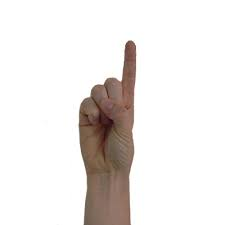
#> input picture database/1.jpg, 225 x 225 px, found by its file name
$ python test_1.py   (older library calls are emulated)
#> lines starting #> are read from the running program, lines starting #| are printed output that depends on the picture; after the words box and inside, x2 and y2 are one past the last pixel; in counts of white or black regions, pixels touching at a corner belong together
import cv2
import  numpy as np
import math
from gtts import gTTS
import os

frame=cv2.imread('C:\\Users\\Prateek\\Desktop\\hand\\1.jpg')
#> frame is the input picture: shape (225, 225, 3); mean B, G, R 229.5, 231.6, 235.7
# [14 lines of commented-out code are left out]
blur = cv2.GaussianBlur(frame, (3, 3), 0)

    # Change color-space from BGR -> HSV
hsv = cv2.cvtColor(blur, cv2.COLOR_BGR2HSV)
#> hsv: shape (225, 225, 3); mean H, S, V 6.3, 12.9, 235.7

    # Create a binary image with where white will be skin colors and rest is black
mask2 = cv2.inRange(hsv, np.array([2, 0, 0]), np.array([20, 255, 255]))
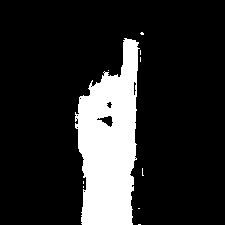
#> mask2: shape (225, 225); 16.3% white; 10 white regions (9 under 20 px), largest, box (x1, y1, x2, y2) and area: (75, 38, 140, 225) 8229

    # Kernel for morphological transformation
kernel = np.ones((5, 5))

    # Apply morphological transformations to filter out the background noise
dilation = cv2.dilate(mask2, kernel, iterations=1)
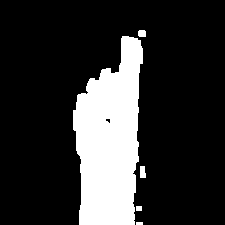
#> dilation: shape (225, 225); 19.1% white; 5 white regions, box (x1, y1, x2, y2) and area: (73, 36, 143, 225) 9509, (140, 166, 146, 178) 65, (138, 30, 146, 37) 53, (136, 206, 142, 211) 30, (136, 222, 143, 225) 21
erosion = cv2.erode(dilation, kernel, iterations=1)
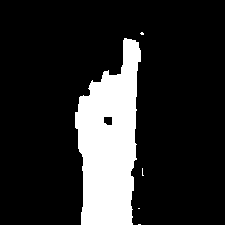
#> erosion: shape (225, 225); 16.7% white; 5 white regions (4 under 20 px), largest, box (x1, y1, x2, y2) and area: (75, 38, 141, 225) 8449

    # Apply Gaussian Blur and Threshold
filtered = cv2.GaussianBlur(erosion, (3, 3), 0)
ret, thresh = cv2.threshold(filtered, 100, 255, 0)
#> thresh: shape (225, 225); 16.8% white; 4 white regions (3 under 20 px)

    # Show threshold image
cv2.imshow("Thresholded", thresh)

    # Find contours
contours, hierarchy = cv2.findContours(thresh, cv2.RETR_TREE, cv2.CHAIN_APPROX_SIMPLE)
#> contours = 5 contours, 3 with area under 20; largest, box (x1, y1, x2, y2) and area: (75, 38, 141, 225) 8280, (103, 116, 113, 126) 67


contour = max(contours, key=lambda x: cv2.contourArea(x))
#> contour = contour of 116 points, box (x1, y1, x2, y2) (75, 38, 141, 225), area 8280

        # Create bounding rectangle around the contour
#x, y, w, h = cv2.boundingRect(contour)
#cv2.rectangle(crop_image, (x, y), (x + w, y + h), (0, 0, 255), 0)

        # Find convex hull
hull = cv2.convexHull(contour)
#> hull = contour of 14 points, box (x1, y1, x2, y2) (75, 38, 141, 225), area 9592
#final=cv2.drawContours(edged,hull,-1,(255,255,255),3)
#print(final)


        # Draw contour
drawing = np.zeros(frame.shape, np.uint8)
cv2.drawContours(drawing, [contour], -1, (0, 255, 0), 0)
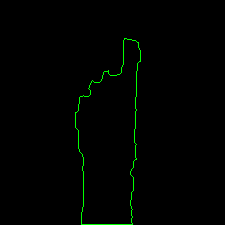
#> drawing: shape (225, 225, 3); mean of channels 0, 1, 2 0, 2.4, 0; drawn as B, G, R
cv2.drawContours(drawing, [hull], -1, (0, 0, 255), 0)
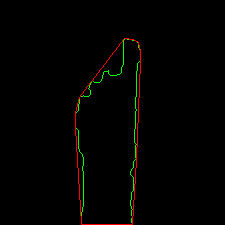
#> drawing: shape (225, 225, 3); 0.86% of pixels changed, all inside (x1, y1, x2, y2) = (75, 38, 141, 225); drawn as B, G, R

        # Find convexity defects
hull = cv2.convexHull(contour, returnPoints=False)
#> hull = [115, 113, 111, 109, 105, 104, 86, 62, 61, 45, 44, 39, 25, 0]
#cv2.imshow('hull',hull)
defects = cv2.convexityDefects(contour, hull)
#> defects = [[0, 25, 7, 4690], [25, 39, 33, 1792], [39, 44, 42, 610], [45, 61, 52, 1570], [62, 86, 80, 1344], [86, 104, 100, 919], [105, 109, 108, 310], [109, 111, 110, 142], [111, 113, 112, 186], [113, 115, 114, 201]]
print(len(defects))
#| 10
value=len(defects)
#> value = 10
'''if(value==17):
    mytext='A'
    language='en'
    myobj = gTTS(text=mytext, lang=language, slow=False)
elif(value==13):
    mytext='B'
    language='en'
    myobj = gTTS(text=mytext, lang=language, slow=False)
elif(value==25):
    mytext='C'
    language='en'
    myobj = gTTS(text=mytext, lang=language, slow=False)
elif(value==16):
    mytext='D'
    language='en'
    myobj = gTTS(text=mytext, lang=language, slow=False)
elif(value==15):
    mytext='F'
    language='en'
    myobj = gTTS(text=mytext, lang=language, slow=False)
elif(value==20):
    mytext='G'
    language='en'
    myobj = gTTS(text=mytext, lang=language, slow=False)
elif(value==27):
    mytext='H'
    language='en'
    myobj = gTTS(text=mytext, lang=language, slow=False)
elif(value==14):
    mytext='I'
    language='en'
    myobj = gTTS(text=mytext, lang=language, slow=False)
elif(value==11):
    mytext='J'
    language='en'
    myobj = gTTS(text=mytext, lang=language, slow=False)
elif(value==10):
    mytext='K'
    language='en'
    myobj = gTTS(text=mytext, lang=language, slow=False)
elif(value==9):
    mytext='L'
    language='en'
    myobj = gTTS(text=mytext, lang=language, slow=False)
elif(value==18):
    mytext='M'
    language='en'
    myobj = gTTS(text=mytext, lang=language, slow=False)
elif(value==21):
    mytext='N'
    language='en'
    myobj = gTTS(text=mytext, lang=language, slow=False)
elif(value==19):
    mytext='O'
    language='en'
    myobj = gTTS(text=mytext, lang=language, slow=False)
elif(value==12):
    mytext='P'
    language='en'
    myobj = gTTS(text=mytext, lang=language, slow=False)
elif(value==23):
    mytext='Q'
    language='en'
    myobj = gTTS(text=mytext, lang=language, slow=False)
elif(value==29):
    mytext='R'
    language='en'
    myobj = gTTS(text=mytext, lang=language, slow=False)
elif(value==26):
    mytext='S'
    language='en'
    myobj = gTTS(text=mytext, lang=language, slow=False)
elif(value==24):
    mytext='T'
    language='en'
    myobj = gTTS(text=mytext, lang=language, slow=False)

myobj.save("welcome.mp3")
os.system("mpg321 welcome.mp3")'''


        # Use cosine rule to find angle of the far point from the start and end point i.e. the convex points (the finger
        # tips) for all defects
count_defects = 0

for i in range(defects.shape[0]):
    s, e, f, d = defects[i, 0]
    start = tuple(contour[s][0])
    end = tuple(contour[e][0])
    far = tuple(contour[f][0])

    a= math.sqrt((end[0] - start[0]) ** 2 + (end[1] - start[1]) ** 2)
    b = math.sqrt((far[0] - start[0]) ** 2 + (far[1] - start[1]) ** 2)
    c = math.sqrt((end[0] - far[0]) ** 2 + (end[1] - far[1]) ** 2)
    angle = (math.acos((b ** 2 + c ** 2 - a ** 2) / (2 * b * c)) * 180) / 3.14
    count=0

            # if angle > 90 draw a circle at the far point
    if angle <= 90:
            count_defects += 1
            cv2.circle(frame, far, 1, [0, 0, 255], -1)
            print(count_defects)
    if(count_defects==1):
        count+=1


    cv2.line(frame, start, end, [0, 255, 0], 2)
    print(count_defects)
#> this loop made 10 passes
#> (s, e, f, d, start, end, far, a) on passes 1 to 10: (0, 25, 7, 4690, (124, 38), (91, 81), (121, 72), 54.2), (25, 39, 33, 1792, (91, 81), (79, 97), (90, 94), 20), (39, 44, 42, 610, (79, 97), (75, 112), (78, 110), 15.52), (45, 61, 52, 1570, (75, 127), (81, 224), (83, 157), 97.19), (62, 86, 80, 1344, (132, 224), (136, 159), (130, 171), 65.12), (86, 104, 100, 919, (136, 159), (140, 61), (136, 71), 98.08), (105, 109, 108, 310, (140, 50), (138, 42), (138, 47), 8.25), (109, 111, 110, 142, (138, 42), (135, 40), (137, 42), 3.61), (111, 113, 112, 186, (135, 40), (131, 39), (132, 40), 4.12), (113, 115, 114, 201, (131, 39), (126, 38), (127, 39), 5.1)
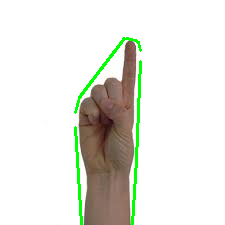
#> frame: shape (225, 225, 3); 2.26% of pixels changed, all inside (x1, y1, x2, y2) = (74, 37, 142, 225)
#> after the loop, count_defects = 0

    #print(count)
print('count')
print(count)
#| 0
print('output')
count_edge=count_defects+1
#> count_edge = 1
print(count_edge)
#| 1
if(count_edge==1):
    mytext='ONE'
    language='en'
    myobj = gTTS(text=mytext, lang=language, slow=False)
    print('ONE')
elif(count_edge==2):
    mytext='TWO'
    language='en'
    myobj = gTTS(text=mytext, lang=language, slow=False)
    print('TWO')

elif(count_edge==3):
    mytext='THREE'
    language='en'
    myobj = gTTS(text=mytext, lang=language, slow=False)
elif(count_edge==4):
    mytext='FOUR'
    language='en'
    myobj = gTTS(text=mytext, lang=language, slow=False)
elif(count_edge==5):
    mytext='FIVE'
    language='en'
    myobj = gTTS(text=mytext, lang=language, slow=False)
    print('FIVE')

myobj.save("welcome.mp3")
os.system("mpg321 welcome.mp3")


# Print number of fingers
cv2.imshow("Gesture", frame)
all_image = np.hstack((drawing, frame))
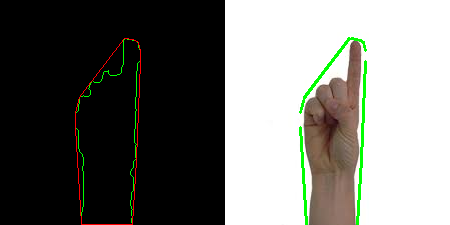
#> all_image: shape (225, 450, 3); mean of channels 0, 1, 2 111.9, 116.7, 116.1; drawn as B, G, R
cv2.imshow('Contours', all_image)


#final=cv2.drawContours(edged,hull,-1,(255,255,255),3)
#print(final)
print("cbh")
cv2.imshow('Original Image',frame)
#cv2.imshow('Threshold',the)
#cv2.waitKey(0)
#cv2.imshow('Convex Hull',final)
cv2.waitKey(0)


cv2.destroyAllWindows()

$ run again, with database/3.jpg copied over database/1.jpg
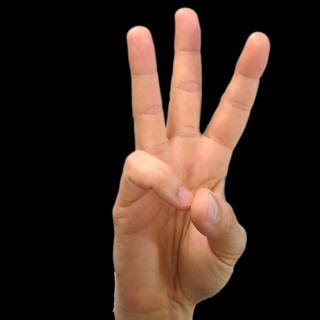
#> input picture database/3.jpg, 320 x 320 px, found by its file name
#> frame is the input picture: shape (320, 320, 3); mean B, G, R 30.9, 39.5, 57
#> hsv: shape (320, 320, 3); mean H, S, V 6.3, 43, 57
#> mask2: shape (320, 320); 31% white; 49 white regions (48 under 20 px), largest, box (x1, y1, x2, y2) and area: (111, 7, 272, 320) 31571
#> dilation: shape (320, 320); 34.6% white; 1 white region, box (x1, y1, x2, y2) and area: (109, 5, 274, 320) 35418
#> erosion: shape (320, 320); 31.7% white; 2 white regions (1 under 20 px), largest, box (x1, y1, x2, y2) and area: (111, 7, 272, 320) 32432
#> thresh: shape (320, 320); 31.7% white; 2 white regions (1 under 20 px)
#> contours = 3 contours, 1 with area under 20; largest, box (x1, y1, x2, y2) and area: (111, 7, 272, 320) 31910, (181, 192, 188, 200) 34
#> contour = contour of 421 points, box (x1, y1, x2, y2) (111, 7, 272, 320), area 31910
#> `hull = cv2.convexHull(contour)`: hull = contour of 21 points, box (x1, y1, x2, y2) (111, 7, 272, 320), area 41488
#> `cv2.drawContours(drawing, [hull], -1, (0, 0, 255), 0)`:
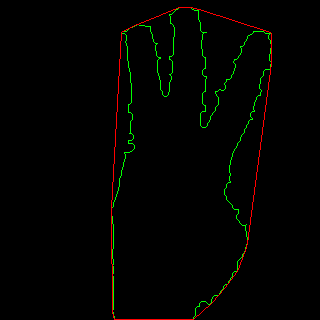
#> drawing: shape (320, 320, 3); mean of channels 0, 1, 2 0, 2.6, 2; drawn as B, G, R
#> `hull = cv2.convexHull(contour, returnPoints=False)`: hull = 21 values, max 420 at index 0, min 0 at index 20, mean 191.1
#> defects = 16 rows, first 6: [0, 65, 31, 19871], [65, 71, 70, 202], [71, 76, 75, 458], [77, 145, 113, 5007], [146, 163, 149, 488], [163, 167, 164, 186]
#| 16
#> value = 16
#> the loop `for i in range(defects.shape[0]):` made 16 passes
#> (s, e, f, d, start, end, far, a) on passes 1 to 7: (0, 65, 31, 19871, (179, 7), (137, 24), (166, 96), 45.31), (65, 71, 70, 202, (137, 24), (130, 27), (132, 27), 7.62), (71, 76, 75, 458, (130, 27), (122, 31), (126, 31), 8.94), (77, 145, 113, 5007, (121, 32), (111, 208), (134, 148), 176.3), (146, 163, 149, 488, (111, 215), (112, 311), (113, 224), 96.01), (163, 167, 164, 186, (112, 311), (114, 319), (113, 312), 8.25), (168, 180, 175, 2083, (193, 319), (211, 303), (201, 301), 24.08)
#> after the loop `for i in range(defects.shape[0]):`: count_defects = 2
#| 0
#> count_edge = 3
#| 3
#> `all_image = np.hstack((drawing, frame))`:
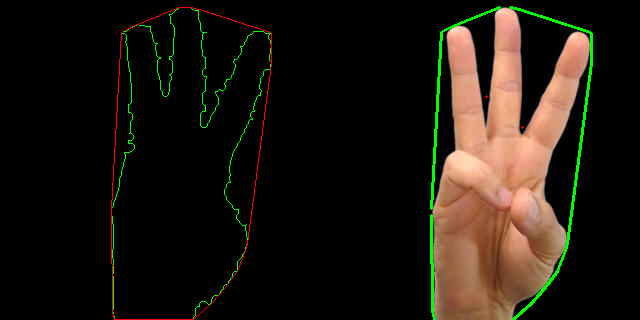
#> all_image: shape (320, 640, 3); mean of channels 0, 1, 2 15.4, 23.7, 29.5; drawn as B, G, R
